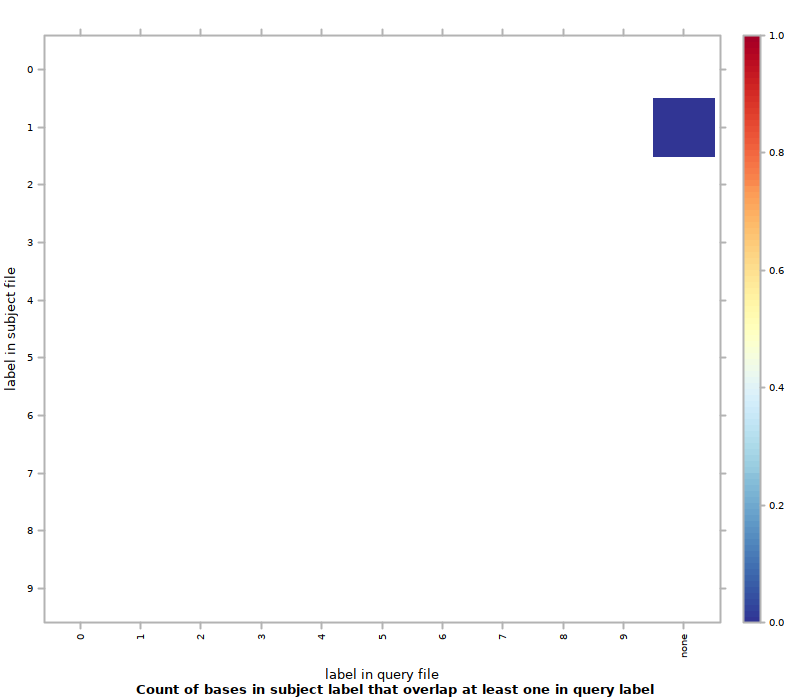

The R source for this figure:
#!/usr/bin/env Rscript
## transcript produced by Segtools 1.1.14

segtools.r.dirname <-
  system2("python",
          c("-c", "'import segtools; print segtools.get_r_dirname()'"),
          stdout = TRUE)

source(file.path(segtools.r.dirname, 'common.R'))
source(file.path(segtools.r.dirname, 'overlap.R'))
save.overlap.performance('./MCseq1bpexo2bp/overlap-direct', 'overlap.performance', './MCseq1bpexo2bp/overlap-direct/overlap.tab', row.normalize = 'FALSE', mnemonic_file = '', clobber = FALSE, col_mnemonic_file = '')
save.overlap.heatmap('./MCseq1bpexo2bp/overlap-direct', 'overlap', './MCseq1bpexo2bp/overlap-direct/overlap.tab', clobber = FALSE, col_mnemonic_file = '', cluster = FALSE, max_contrast = FALSE, row.normalize = 'FALSE', mnemonic_file = '')
